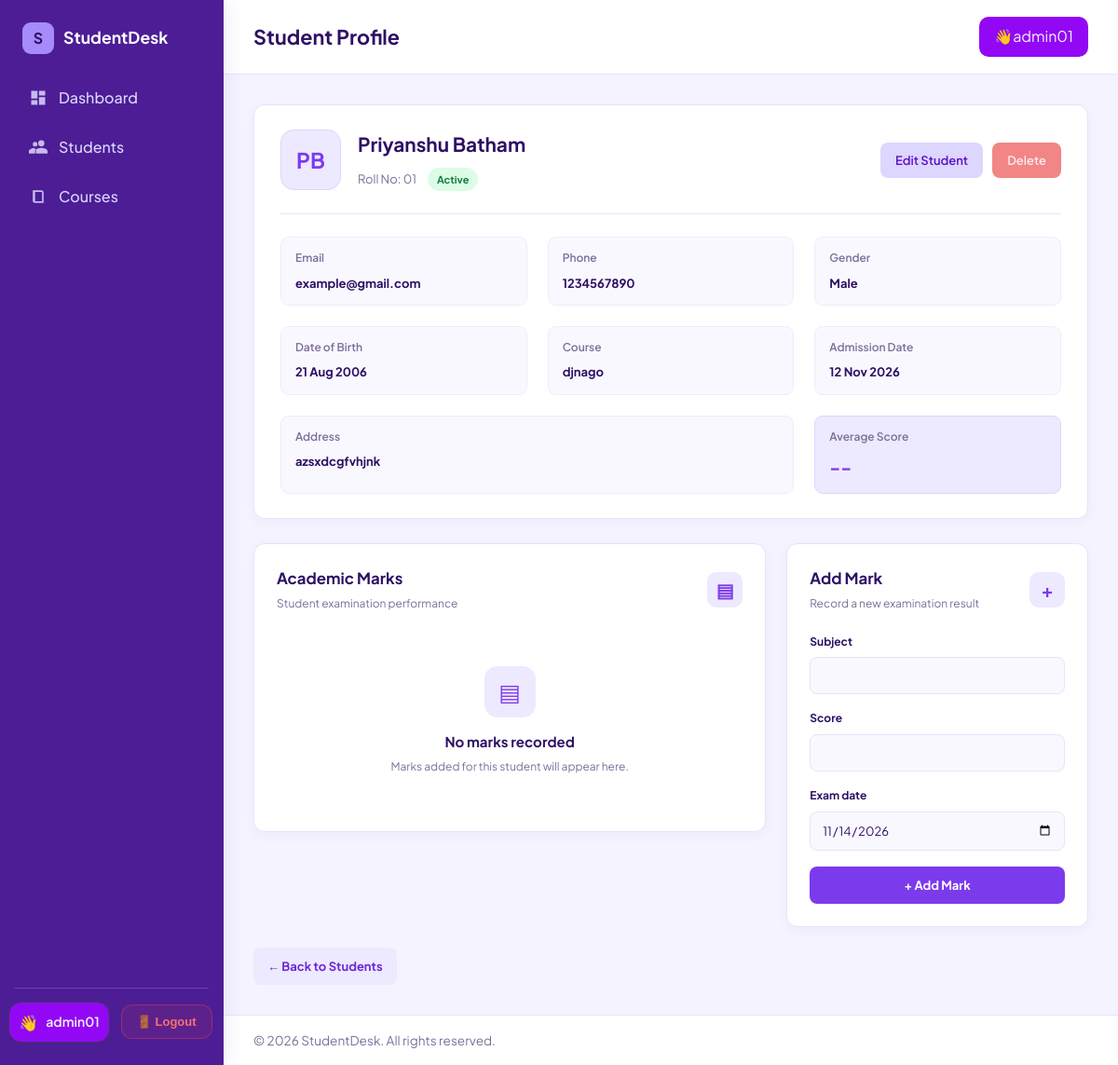
The page /students/4 (signed in) on the database as committed earlier.
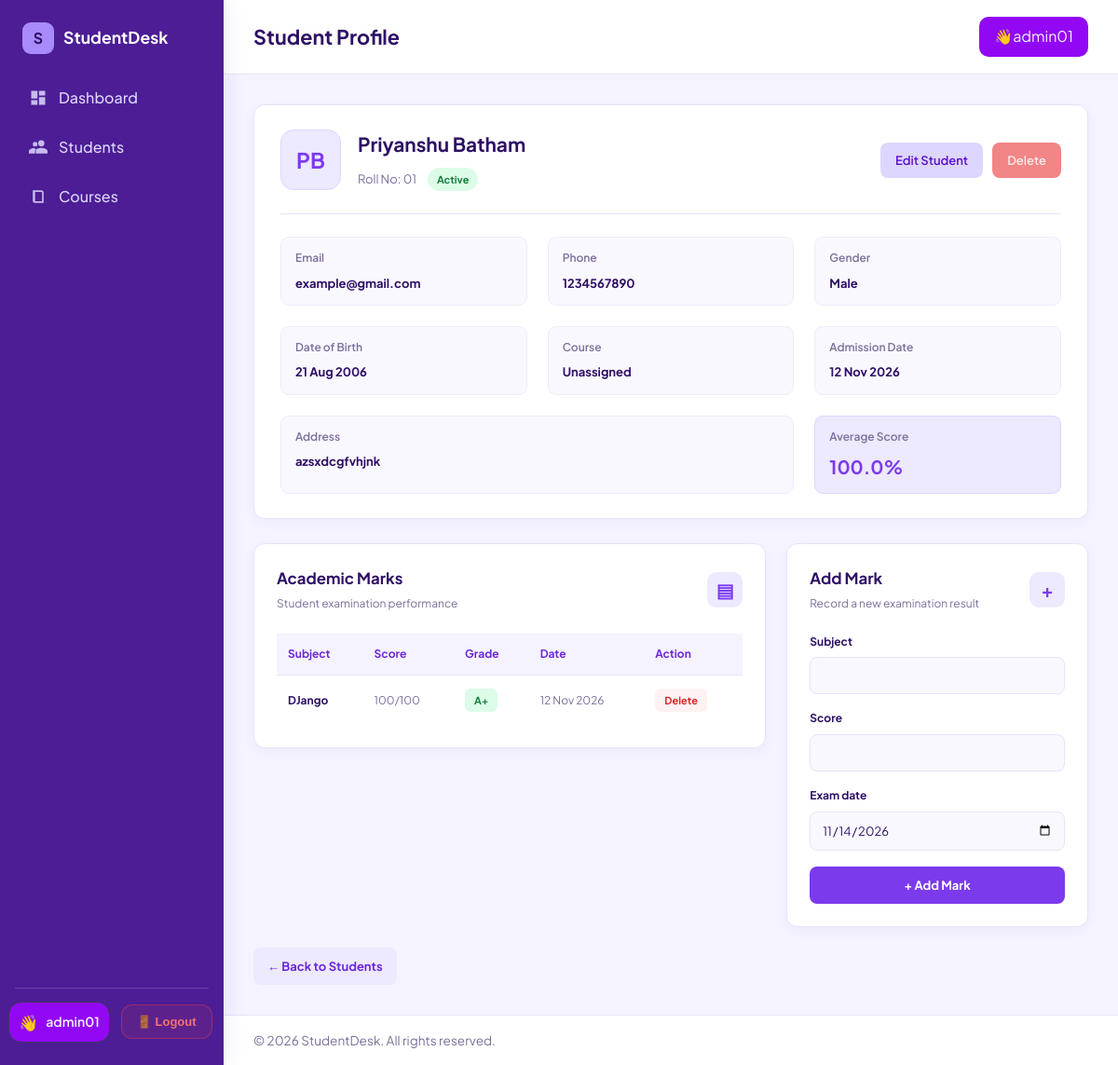
The same page on the database as committed later.
### students_app/models.py (models this page shows, shortened)
class Student(models.Model):
    GENDER_CHOICES = [('M', 'Male'), ('F', 'Female'), ('O', 'Other')]
    owner = models.ForeignKey( settings.AUTH_USER_MODEL,on_delete=models.CASCADE, related_name='students')
    roll_number = models.CharField(max_length=20)
    first_name = models.CharField(max_length=50)
    last_name = models.CharField(max_length=50)
    email = models.EmailField()
    phone = models.CharField(max_length=16, blank=True,
        validators=[ RegexValidator(r'^\+?\d{7,15}$','Enter a valid phone number (7-15 digits).')
        ]
    )
    gender = models.CharField(max_length=1, choices=GENDER_CHOICES, default='M')
    date_of_birth = models.DateField(null=True, blank=True)
    course = models.ForeignKey(Course, null=True, blank=True, on_delete=models.SET_NULL, related_name='students')
    address = models.TextField(blank=True)
    is_active = models.BooleanField(default=True)
    admission_date = models.DateField(default=timezone.localdate)
    created_at = models.DateTimeField(auto_now_add=True)
    class Meta:
        ordering = ['roll_number']
        unique_together = ('owner', 'roll_number')
    @property
    def full_name(self):
        return f'{self.first_name} {self.last_name}'.strip()
    @property
    def initials(self):
        return f'{self.first_name[:1]}{self.last_name[:1]}'.upper()

class Course(models.Model):
    owner = models.ForeignKey(settings.AUTH_USER_MODEL,on_delete=models.CASCADE,related_name='courses')
    name = models.CharField(max_length=100)
    code = models.CharField(max_length=20)
    duration_months = models.PositiveIntegerField(default=6,validators=[MinValueValidator(1)])
    description = models.TextField(blank=True)
    created_at = models.DateTimeField(auto_now_add=True)
    class Meta:
        ordering = ['name']
        unique_together = ('owner', 'code')

class Mark(models.Model):
    student = models.ForeignKey( Student, on_delete=models.CASCADE,related_name='marks' )
    subject = models.CharField(max_length=100)
    score = models.PositiveIntegerField(
        validators=[MinValueValidator(0),MaxValueValidator(100)]
    )
    exam_date = models.DateField(default=timezone.localdate)
    class Meta:
        ordering = ['-exam_date', '-id']
    @property
    def grade(self):
        for limit, letter in ((90, 'A+'), (80, 'A'), (70, 'B'), (60, 'C'), (50, 'D')):
            if self.score >= limit:
                return letter
        return 'F'

### students_app/views.py (the view)
# urls.py: path("students/<int:pk>",views.student_details,name='student_detail'),
@login_required(login_url='login')
def student_details(request, pk):
    student = get_object_or_404(Student.objects.select_related('course'), pk=pk, owner=request.user)
    mark_form = MarkForm(request.POST or None)
    if request.method == 'POST' and mark_form.is_valid():
        mark = mark_form.save(commit=False)
        mark.student = student
        mark.save()
        messages.success(request, 'Mark added.')
        return redirect('student_detail', pk=student.pk)
    marks = student.marks.all()
    return render(request, 'student_details.html', {
        'student': student, 'marks': marks, 'form': mark_form,
        'average': marks.aggregate(a=Avg('score'))['a'],
    })

### students_app/forms.py
class MarkForm(forms.ModelForm):
    class Meta:
        model = Mark
        fields = ['subject', 'score', 'exam_date']
        widgets = {'exam_date': forms.DateInput(format='%Y-%m-%d', attrs={'type': 'date'})}

### students_app/templates/student_details.html (shortened to what this page needs)
{% extends 'base.html' %}
{% block page_title %}Student Profile{% endblock %}
{% block extra_css %}
{% load static %}
<link rel="stylesheet" href="{% static 'css/student_details.css' %}">
{% endblock %}
{% block content %}
<div class="profile-card card">
    <div class="profile-header">
        <div class="profile-info">
            <div class="profile-avatar">
                {{ student.initials }}
            </div>
            <div class="profile-text">
                <h2>{{ student.full_name }}</h2>
                <div class="profile-meta">
                    <span>Roll No: {{ student.roll_number }}</span>
                    {% if student.is_active %}
                        <span class="profile-status status-active">Active</span>
                    {% else %}
                        <span class="profile-status status-inactive">Inactive</span>
                    {% endif %}
                </div>
            </div>
        </div>
        <div class="profile-actions">
            <a class="profile-btn edit-btn"
               href="{% url 'students_edit' student.pk %}">
                Edit Student
            </a>
            <a class="profile-btn delete-btn"
               href="{% url 'students_delete' student.pk %}">
                Delete
            </a>
        </div>
    </div>
    <div class="profile-divider"></div>
    <div class="detail-grid">
        <div class="detail-item">
            <span>Email</span>
            <strong>{{ student.email }}</strong>
        </div>
        <div class="detail-item">
            <span>Phone</span>
            <strong>{{ student.phone|default:"--" }}</strong>
        </div>
        <div class="detail-item">
            <span>Gender</span>
            <strong>{{ student.get_gender_display }}</strong>
        </div>
        <div class="detail-item">
            <span>Date of Birth</span>
            <strong>{{ student.date_of_birth|date:"d M Y"|default:"--" }}</strong>
        </div>
        <div class="detail-item">
            <span>Course</span>
            <strong>{{ student.course.name|default:"Unassigned" }}</strong>
        </div>
        <div class="detail-item">
            <span>Admission Date</span>
            <strong>{{ student.admission_date|date:"d M Y"|default:"--" }}</strong>
        </div>
        <div class="detail-item full-detail">
            <span>Address</span>
            <strong>{{ student.address|default:"--" }}</strong>
        </div>
        <div class="detail-item score-detail">
            <span>Average Score</span>
            <strong>
                {% if average is not None %}
                    {{ average|floatformat:1 }}%
                {% else %}
                    --
                {% endif %}
            </strong>
        </div>
    </div>
</div>
<div class="profile-bottom-grid">
    <div class="card marks-card">
        <div class="section-heading">
            <div>
                <h2>Academic Marks</h2>
                <p>Student examination performance</p>
            </div>
            <span class="section-icon">▤</span>
        </div>
        {% if marks %}
            <div class="table-wrap">
                <table class="marks-table">
                    <thead>
                        <tr>
                            <th>Subject</th>
                            <th>Score</th>
                            <th>Grade</th>
                            <th>Date</th>
                            <th>Action</th>
                        </tr>
                    </thead>
                    <tbody>
                        {% for m in marks %}
                        <tr>
                            <td class="subject-name">{{ m.subject }}</td>
                            <td>{{ m.score }}/100</td>
                            <td>
                                <span class="grade-badge
                                    {% if m.grade == 'F' %}grade-fail
                                    {% else %}grade-pass{% endif %}">
                                    {{ m.grade }}
                                </span>
                            </td>
                            <td>{{ m.exam_date|date:"d M Y" }}</td>
                            <td>
                                <form method="post"
                                      action="{% url 'marks_delete' m.pk %}">
                                    <button type="submit"
                                            class="table-delete-btn">
                                        Delete
                                    </button>
                                </form>
                            </td>
                        </tr>
                        {% endfor %}
                    </tbody>
                </table>
            </div>
        {% else %}
            <div class="empty-marks">
                <div class="empty-icon">▤</div>
                <h3>No marks recorded</h3>
                <p>Marks added for this student will appear here.</p>
            </div>
        {% endif %}
    </div>
    <div class="card add-mark-card">
        <div class="section-heading">
            <div>
                <h2>Add Mark</h2>
                <p>Record a new examination result</p>
            </div>
            <span class="section-icon">+</span>
        </div>
        <form method="post" novalidate>
            {% for field in form %}
                {% if field.field.widget.input_type == 'checkbox' %}
                    <div class="mark-checkbox">
                        {{ field }}
                        <label for="{{ field.id_for_label }}">
                            {{ field.label }}
                        </label>
                    </div>
                {% else %}
                    <div class="mark-form-group">
                        <label for="{{ field.id_for_label }}">
                            {{ field.label }}
                        </label>
                        {{ field }}
                    </div>
                {% endif %}
            {% endfor %}
            <button type="submit" class="add-mark-btn">
                + Add Mark
            </button>
        </form>
    </div>
</div>
<div class="back-section">
    <a href="{% url 'students_list' %}" class="back-btn">
        ← Back to Students
    </a>
</div>
{% endblock %}

### students_app/templates/base.html (shortened to what this page needs)
{% load static %}
<!DOCTYPE html>
<html lang="en">
<head>
  <link rel="stylesheet" href="{% static 'css/base.css' %}">
  {% block extra_css %}{% endblock %}
</head>
<body>
  <aside class="sidebar" id="sidebar">
    <a  class="brand">
      <span class="brand-mark">S</span>
      <span class="brand-name">StudentDesk</span>
    </a>
    <nav class="nav" aria-label="Main navigation">
      <a href="{% url 'dashboard' %}"
         class="nav-link {% if request.resolver_match.url_name == 'dashboard' %}active{% endif %}">
        <svg viewBox="0 0 24 24" aria-hidden="true"><path d="M3 13h8V3H3v10zm0 8h8v-6H3v6zm10 0h8V11h-8v10zm0-18v6h8V3h-8z"/></svg>
        Dashboard
      </a>
      <a  href="{% url 'students_list' %}"
         class="nav-link {% if request.resolver_match.url_name == 'students_list' %}active{% endif %}">
        <svg viewBox="0 0 24 24" aria-hidden="true"><path d="M16 11a4 4 0 1 0-4-4 4 4 0 0 0 4 4zm-8 0a3 3 0 1 0-3-3 3 3 0 0 0 3 3zm8 2c-2.7 0-8 1.3-8 4v3h16v-3c0-2.7-5.3-4-8-4zM8 13c-.3 0-.6 0-1 .1C8.200 13.900 9 15 9 16.500V20H0v-3c0-2.200 4.700-4 8-4z"/></svg>
        Students
      </a>
      <a  href="{% url 'courses_list' %}"
         class="nav-link {% if request.resolver_match.url_name == 'courses_list' %}active{% endif %}">
        <svg viewBox="0 0 24 24" aria-hidden="true"><path d="M5 4h11a3 3 0 0 1 3 3v13H8a3 3 0 0 1-3-3V4zm3 2v11a1 1 0 0 0 1 1h8V7a1 1 0 0 0-1-1H8z"/></svg>
        Courses
      </a>
    </nav>
    <div class="sidebar-footer">
        <div class="user-actions">
          <span class="user_name">
              <span class="user-avatar">👋</span>
              <span>{{ user.get_full_name|default:user.username }}</span>
          </span>
            <form method="post" action="{% url 'logout' %}">{% csrf_token %}
                <button type="submit" class="logout-btn">🚪 Logout</button>
            </form>
        </div>
    </div>
  </aside>
  <div class="main">
    <header class="topbar">
      <h1 class="page-title">
        {% block page_title %}{% endblock %}
      </h1>
      <div class="topbar-actions">{% block topbar_actions %}👋{{ user.get_full_name|default:user.username }}{% endblock %}</div>
    </header>
    <main class="content">
      {% block content %}{% endblock %}
    </main>
    <footer class="footer">
      &copy; {% now "Y" %} StudentDesk. All rights reserved.
    </footer>
  </div>
</body>
</html>

### students_app/static/css/base.css (style rules this page uses)
:root { --ink: #4C1D95; --ink-soft: #5B21B6; --paper: #F5F3FF; --card: #FFFFFF; --text: #2E1065; --muted: #7C6F9B; --line: #E9E2FA; --accent: #7C3AED; --accent-hover: #6D28D9; --sidebar-w: 240px; --radius: 12px; }
*, *::before, *::after { box-sizing: border-box; }
html, body { margin: 0; }
body { font-family: "Plus Jakarta Sans", system-ui, sans-serif; background: var(--paper); color: var(--text); line-height: 1.55; }
a { color: inherit; text-decoration: none; }
.sidebar { position: fixed; inset: 0 auto 0 0; width: var(--sidebar-w); background: var(--ink); color: #EDE9FE; display: flex; flex-direction: column; padding: 24px 16px; z-index: 20; box-shadow: 4px 0 20px rgba(76, 29, 149, 0.08); }
.brand { display: flex; align-items: center; gap: 10px; padding: 0 8px 24px; color: #FFFFFF; }
.brand-mark { width: 34px; height: 34px; display: grid; place-items: center; background: #A78BFA; color: #2E1065; font-weight: 700; border-radius: 9px; }
.brand-name { font-weight: 700; font-size: 1.1rem; }
.nav { display: flex; flex-direction: column; gap: 6px; }
.nav-link { display: flex; align-items: center; gap: 12px; padding: 11px 12px; border-radius: 8px; border-left: 3px solid transparent; font-weight: 500; color: #DDD6FE; transition: background 0.2s ease, color 0.2s ease; }
.nav-link svg { width: 20px; height: 20px; fill: currentColor; opacity: 0.85; }
.sidebar-footer { margin-top: auto; padding: 14px 8px 0; border-top: 1px solid rgba(221, 214, 254, 0.2); font-size: 0.9rem; color: #DDD6FE; }
.main { margin-left: var(--sidebar-w); min-height: 100vh; display: flex; flex-direction: column; }
.topbar { display: flex; align-items: center; gap: 16px; padding: 18px 32px; background: var(--card); border-bottom: 1px solid var(--line); }
.page-title { margin: 0; font-size: 1.35rem; font-weight: 700; color: var(--text); }
.topbar-actions { margin-left: auto; display: flex; gap: 10px; background: #9208f5; color: #f3f4f6; padding: 9px 16px; border-radius: 10px; transition: 0.3s ease; }
.content { flex: 1; padding: 32px; }
.footer { padding: 16px 32px; color: var(--muted); font-size: 0.85rem; border-top: 1px solid var(--line); background: #FFFFFF; }
.card { background: var(--card); border: 1px solid var(--line); border-radius: var(--radius); padding: 20px; box-shadow: 0 4px 14px rgba(76, 29, 149, 0.04); }
.logout-btn { background: white; border-radius: 8px; color: rgb(246, 40, 40); padding: 9px 10px; font-weight: 600; }
.user-actions { display: flex; align-items: center; gap: 12px; }
.user_name { display: inline-flex; align-items: center; gap: 8px; padding: 8px 10px; margin-left: -15px; border-radius: 14px; background: #9208f5; border: 1px solid #40365c; color: #f3f4f6; font-size: 14px; font-weight: 600; white-space: nowrap; transition: 0.3s ease; }
.user-avatar { font-size: 17px; }
.logout-btn { display: inline-flex; align-items: center; justify-content: center; gap: 7px; padding: 10px 16px; border-radius: 12px; background: rgba(239, 68, 68, 0.10); border: 1px solid rgba(239, 68, 68, 0.4); color: #f87171; font-size: 13px; font-weight: 600; text-decoration: none; white-space: nowrap; transition: all 0.3s ease; }

Rows that differ between the two databases and show on the page:
changed Student "PB": course.name "djnago" → "Unassigned"
added Mark: subject "DJango", score "100", grade "A+", exam_date "12 Nov 2026"
Other text that changed with them:
{{ average|floatformat:1 }}: (not shown) → "100.0"
text no longer shown: "-- ▤ No marks recorded Marks added for this student will appear here."
text now shown: "% Subject Score Grade Date Action"
